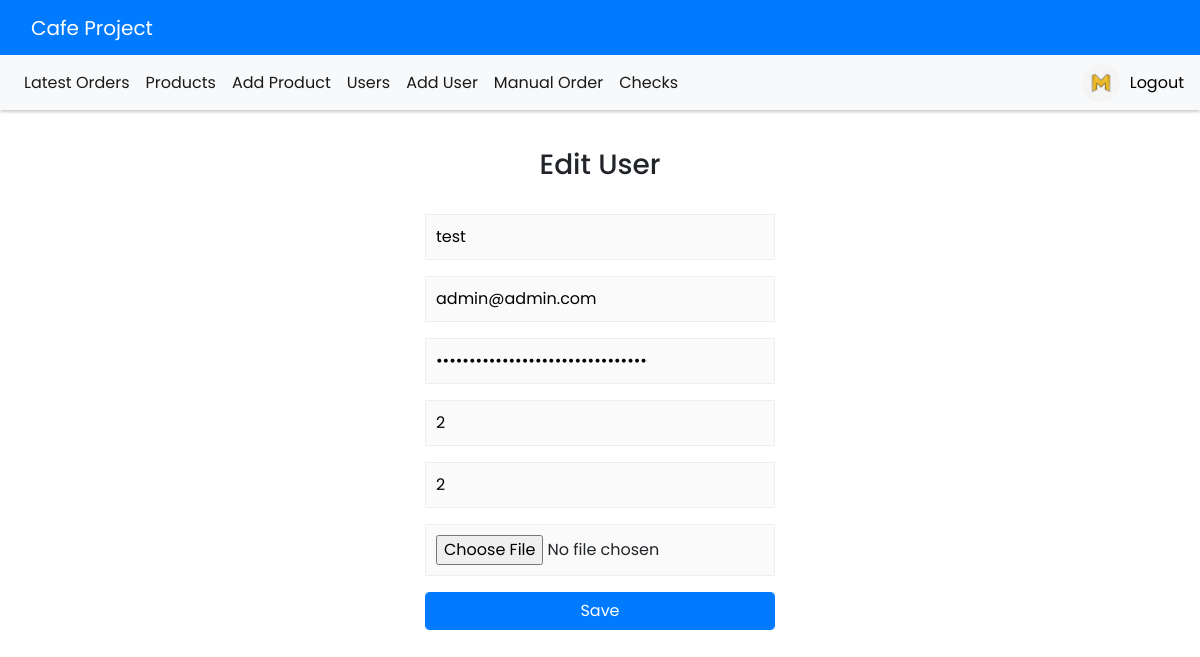
Screenshot of /Views/editUser.php?id=12 (signed in) with the database file from the repository.
### tables this page shows
CREATE TABLE `users` (
  `user_id` int(11) NOT NULL,
  `user_name` varchar(100) NOT NULL,
  `email` varchar(100) NOT NULL,
  `password` varchar(255) NOT NULL,
  `table_number` int(11) DEFAULT NULL,
  `ext` int(11) DEFAULT NULL,
  `image` varchar(255) DEFAULT NULL,
  `role` tinyint(1) NOT NULL DEFAULT 0
);

### Views/editUser.php (the view, shortened to what this page needs)
<?php
    require '../config.php';
    if(isset($_GET['id']))
    {
        if($db)
        {
            $result=  mysqli_query($db,"select * from users where user_id='{$_GET['id']}'");
            if($result)
            {
                $user=mysqli_fetch_assoc($result);
            }
        }
        else
        {
            echo "Error in DataBase";
        }
    }
?>
<!DOCTYPE html>
<html>
<head>
    <link href="../Public/css/forms.css" rel="stylesheet">
</head>
<body>
    <?php
        include 'layout/adminHeader.php';
    ?>
    <div class="wrap">
        <form class="login-form" action="../Controller/userController.php" method="POST" enctype="multipart/form-data">
            <div class="form-header">
                <h3 class="text-center">Edit User</h3><br>
            </div>
            <div class="form-group">
                <input type="text" class="form-input" placeholder="User Name" name="username" value=<?php echo $user['user_name'];?>>
            </div>
            <div class="form-group">
                <input type="text" class="form-input" placeholder="name@example.com" name="email" value=<?php echo $user['email'];?>>
            </div>
            <div class="form-group">
                <input type="password" class="form-input" placeholder="password" name="password" value=<?php echo $user['password'];?>>
            </div>
            <div class="form-group">
                <input type="text" class="form-input" placeholder="Table Number" name="table_number" value=<?php echo $user['table_number'];?>>
            </div>
            <div class="form-group">
                <input type="number" class="form-input" placeholder="Ext" name="ext" value=<?php echo $user['ext'];?>>
            </div>
            <div class="form-group">
                <input type="file" class="form-input" placeholder="Ext" name="userfile">
            </div>
            <div class="form-group">
                <button class="btn btn-primary d-block form-control" type="submit" name="update_user"><i class="fa fa-check"></i> Save</button>
            </div>
        </form>
    </div>
</body>
</html>

### Public/css/forms.css (style rules this page uses)
body { font-family: 'Roboto'; }
.login-form { width: 350px; margin: 0 auto; background: #ffffff; }
.form-input { background: #fafafa; border: 1px solid #eeeeee; padding: 10px; width: 100%; }

### Public/css/style.css (style rules this page uses)
body { font-family:Poppins; }

### rows the page displays
users: username "test", email "admin@admin.com", table_number "2", ext "2"
